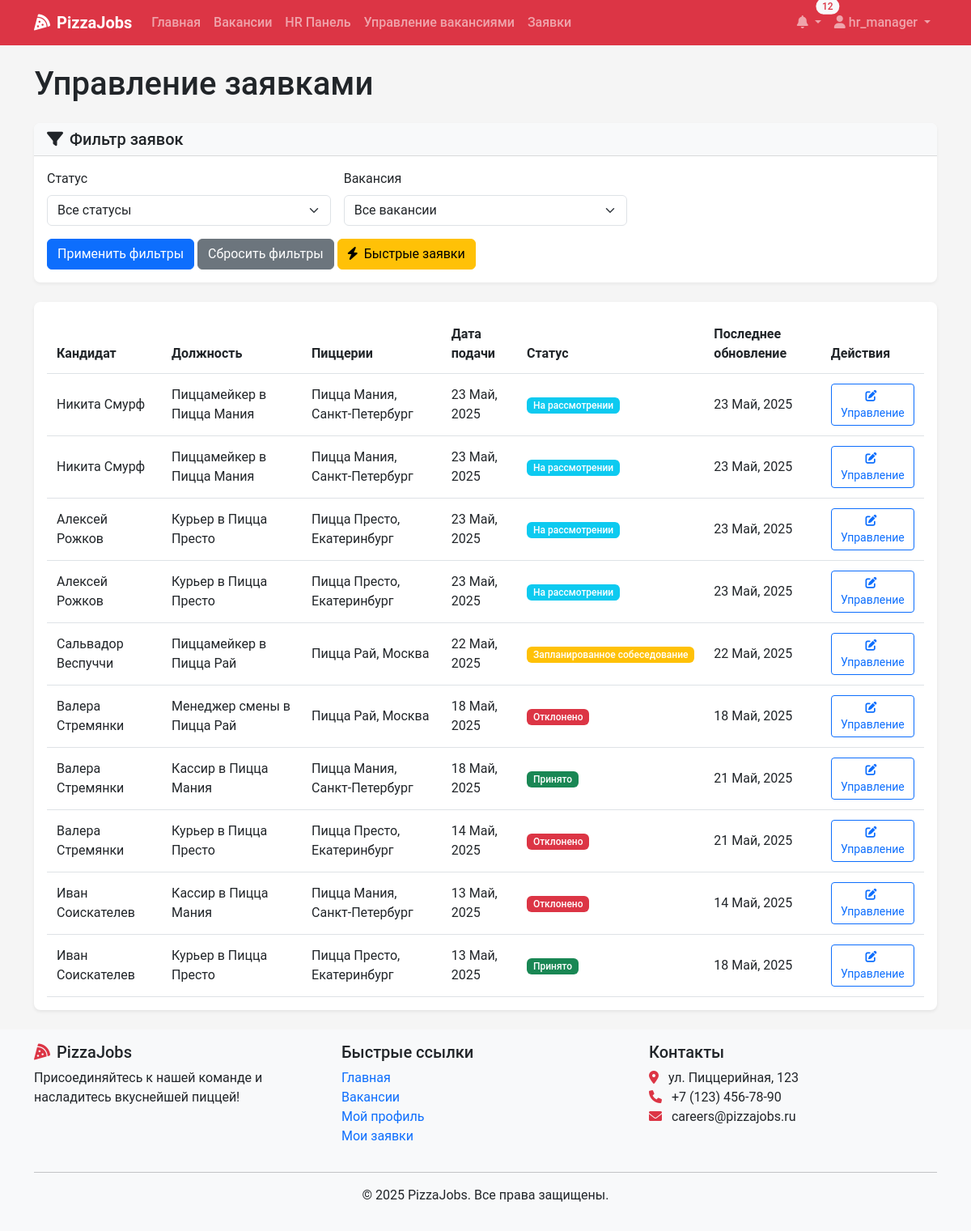
The app's page /applications/ (signed in), older data.
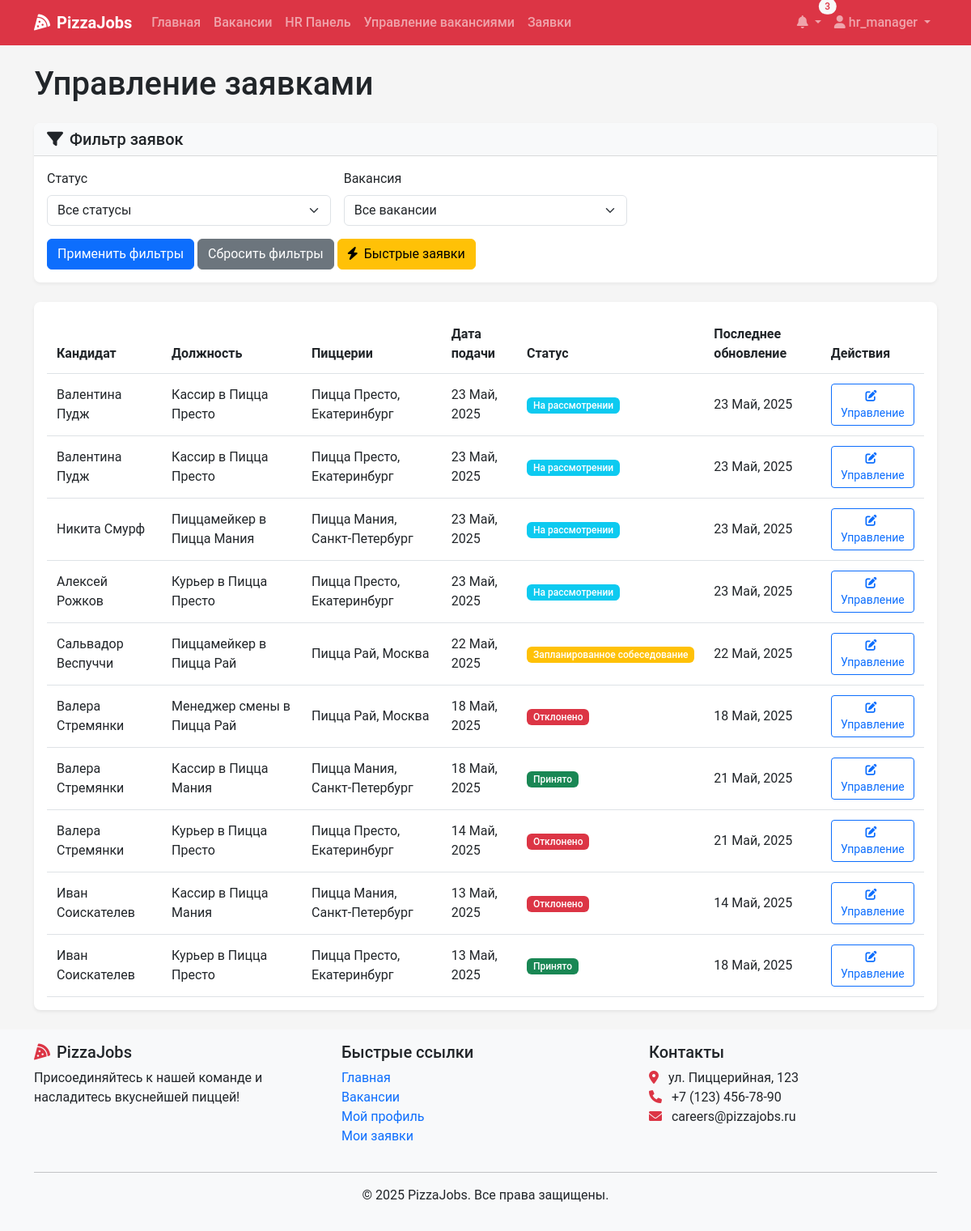
The same page, newer data.
### recruitment/models.py (models this page shows, shortened)
class Application(models.Model):
    vacancy = models.ForeignKey(Vacancy, on_delete=models.CASCADE, related_name='applications')
    user = models.ForeignKey(User, on_delete=models.CASCADE, related_name='applications')
    resume = models.ForeignKey(Resume, on_delete=models.SET_NULL, null=True, blank=True, related_name='applications')
    cover_letter = models.TextField(blank=True, null=True)
    status = models.CharField(max_length=20, choices=ApplicationStatus.choices, default=ApplicationStatus.NEW)
    applied_at = models.DateTimeField(auto_now_add=True)
    updated_at = models.DateTimeField(auto_now=True)

class Vacancy(models.Model):
    title = models.CharField(max_length=100)
    position_type = models.ForeignKey(PositionType, on_delete=models.CASCADE, related_name='vacancies')
    restaurants = models.ManyToManyField(Restaurant, related_name='vacancies')
    description = models.TextField()
    requirements = models.TextField()
    responsibilities = models.TextField()
    conditions = models.TextField()
    salary_min = models.DecimalField(max_digits=10, decimal_places=2, null=True, blank=True)
    salary_max = models.DecimalField(max_digits=10, decimal_places=2, null=True, blank=True)
    is_active = models.BooleanField(default=True)
    created_at = models.DateTimeField(auto_now_add=True)
    updated_at = models.DateTimeField(auto_now=True)
    created_by = models.ForeignKey(User, on_delete=models.SET_NULL, null=True, related_name='created_vacancies')
    class Meta:
        verbose_name_plural = "Vacancies"

class Restaurant(models.Model):
    name = models.CharField(max_length=100)
    address = models.CharField(max_length=255)
    city = models.CharField(max_length=100)
    manager = models.ForeignKey(User, on_delete=models.SET_NULL, null=True, blank=True, related_name='managed_restaurants')

### recruitment/views.py (the view, shortened to what this page needs)
# urls.py: path('applications/', views.application_list, name='application_list'),
@login_required
def application_list(request):
    user_profile = get_object_or_404(UserProfile, user=request.user)
    if user_profile.role == UserRole.CANDIDATE:
        applications = Application.objects.filter(user=request.user).order_by('-applied_at')
        quick_applications = []
        show_quick_applications = False
    elif user_profile.role == UserRole.HR_MANAGER:
        applications = Application.objects.all().order_by('-applied_at')
        quick_applications = QuickApplication.objects.all().order_by('-created_at')
        show_quick_applications = True
    else:
        applications = Application.objects.all().order_by('-applied_at')
        quick_applications = QuickApplication.objects.all().order_by('-created_at')
    status_filter = request.GET.get('status', '')
    if status_filter:
        applications = applications.filter(status=status_filter)
        if status_filter == 'NEW' and not applications.exists() and quick_applications.filter(status='NEW').exists():
            messages.info(request, 'Обычных новых заявок нет, но есть быстрые отклики')
            return redirect('quick_applications')
    vacancy_filter = request.GET.get('vacancy', '')
    if vacancy_filter:
        applications = applications.filter(vacancy__id=vacancy_filter)
    paginator = Paginator(applications, 20)
    page_number = request.GET.get('page')
    page_obj = paginator.get_page(page_number)
    if user_profile.role == UserRole.RESTAURANT_MANAGER:
        vacancies = Vacancy.objects.filter(restaurants__manager=request.user)
    else:
        vacancies = Vacancy.objects.all()
    has_new_quick_applications = QuickApplication.objects.filter(status=ApplicationStatus.NEW).exists()
    context = {
        'page_obj': page_obj,
        'statuses': ApplicationStatus.choices,
        'vacancies': vacancies,
        'selected_status': status_filter,
        'selected_vacancy': vacancy_filter,
        'has_new_quick_applications': has_new_quick_applications,
    }
    return render(request, 'applications/list.html', context)

### templates/applications/list.html (shortened to what this page needs)
{% extends 'base.html' %}
{% block content %}
<div class="container">
    <h1 class="mb-4">
        {% if user.profile.role == 'CANDIDATE' %}
            Мои заявки
        {% else %}
            Управление заявками
        {% endif %}
    </h1>
    <div class="card mb-4 shadow-sm">
        <div class="card-header bg-light">
            <h5 class="mb-0"><i class="fas fa-filter me-2"></i>Фильтр заявок</h5>
        </div>
        <div class="card-body">
            <form method="get" class="row g-3">
                <div class="col-md-4">
                    <label for="status" class="form-label">Статус</label>
                    <select class="form-select" id="status" name="status">
                        <option value="">Все статусы</option>
                    </select>
                </div>
                {% if user.profile.role != 'CANDIDATE' %}
                    <div class="col-md-4">
                        <label for="vacancy" class="form-label">Вакансия</label>
                        <select class="form-select" id="vacancy" name="vacancy">
                            <option value="">Все вакансии</option>
                        </select>
                    </div>
                {% endif %}
                <div class="col-12">
                    <button type="submit" class="btn btn-primary">Применить фильтры</button>
                    <a href="{% url 'application_list' %}" class="btn btn-secondary">Сбросить фильтры</a>
                    {% if user.profile.role == 'HR_MANAGER' or user.profile.role == 'RESTAURANT_MANAGER' %}
                    <a href="{% url 'quick_applications' %}" class="btn btn-warning">
                        <i class="fas fa-bolt me-2"></i>Быстрые заявки
                    </a>
                    {% endif %}
                </div>
            </form>
        </div>
    </div>
    <div class="card shadow">
        <div class="card-body">
            {% if page_obj %}
                <div class="table-responsive">
                    <table class="table table-hover align-middle">
                        <thead>
                            <tr>
                                {% if user.profile.role != 'CANDIDATE' %}
                                    <th>Кандидат</th>
                                {% endif %}
                                <th>Должность</th>
                                <th>Пиццерии</th>
                                <th>Дата подачи</th>
                                <th>Статус</th>
                                <th>Последнее обновление</th>
                                <th>Действия</th>
                            </tr>
                        </thead>
                        <tbody>
                            {% for application in page_obj %}
                                <tr>
                                    {% if user.profile.role != 'CANDIDATE' %}
                                        <td>
                                            {% if application.user %}
                                                {{ application.user.get_full_name }}
                                            {% else %}
                                                {{ application.full_name }}
                                                <span class="badge bg-info">Быстрый отклик</span>
                                            {% endif %}
                                        </td>
                                    {% endif %}
                                    <td>{{ application.vacancy.title }}</td>
                                    <td>
                                        {% if application.vacancy.restaurants.count == 1 %}
                                            {{ application.vacancy.restaurants.first.name }}, {{ application.vacancy.restaurants.first.city }}
                                        {% else %}
                                            Несколько ({{ application.vacancy.restaurants.count }})
                                        {% endif %}
                                    </td>
                                    <td>{{ application.applied_at|date:"d M, Y" }}</td>
                                    <td>
                                        <span class="badge {% if application.status == 'NEW' %}bg-primary{% elif application.status == 'REVIEWING' %}bg-info{% elif application.status == 'INTERVIEW_SCHEDULED' %}bg-warning{% elif application.status == 'ACCEPTED' %}bg-success{% elif application.status == 'REJECTED' %}bg-danger{% else %}bg-secondary{% endif %}">
                                            {{ application.get_status_display }}
                                        </span>
                                    </td>
                                    <td>{{ application.updated_at|date:"d M, Y" }}</td>
                                    <td>
                                        <a href="{% url 'application_detail' application.id %}" class="btn btn-sm btn-outline-primary">
                                            {% if user.profile.role == 'CANDIDATE' %}
                                                <i class="fas fa-eye me-1"></i>Просмотр
                                            {% else %}
                                                <i class="fas fa-edit me-1"></i>Управление
                                            {% endif %}
                                        </a>
                                    </td>
                                </tr>
                            {% endfor %}
                        </tbody>
                    </table>
                </div>
            {% endif %}
        </div>
    </div>
</div>
{% endblock %}

### templates/base.html (shortened to what this page needs)
<!DOCTYPE html>
<html lang="ru">
<head>
    <link href="https://cdn.jsdelivr.net/npm/bootstrap@5.3.0-alpha1/dist/css/bootstrap.min.css" rel="stylesheet">
    <link rel="stylesheet" href="https://cdnjs.cloudflare.com/ajax/libs/font-awesome/6.0.0/css/all.min.css">
    <link rel="stylesheet" href="/static/css/main.css">
</head>
<body>
    <nav class="navbar navbar-expand-lg navbar-dark bg-danger sticky-top">
        <div class="container">
            <a class="navbar-brand" href="{% url 'home' %}">
                <i class="fas fa-pizza-slice me-2"></i>PizzaJobs
            </a>
            <div class="collapse navbar-collapse" id="navbarNav">
                <ul class="navbar-nav me-auto">
                    <li class="nav-item">
                        <a class="nav-link" href="{% url 'home' %}">Главная</a>
                    </li>
                    <li class="nav-item">
                        <a class="nav-link" href="{% url 'vacancy_list' %}">Вакансии</a>
                    </li>
                    {% if user.is_authenticated %}
                        {% if user.profile.role == 'HR_MANAGER' %}
                            <li class="nav-item">
                                <a class="nav-link" href="{% url 'hr_dashboard' %}">HR Панель</a>
                            </li>
                            <li class="nav-item">
                                <a class="nav-link" href="{% url 'manage_vacancies' %}">Управление вакансиями</a>
                            </li>
                        {% elif user.profile.role == 'RESTAURANT_MANAGER' %}
                            <li class="nav-item">
                                <a class="nav-link" href="{% url 'manager_dashboard' %}">Панель менеджера</a>
                            </li>
                        {% endif %}
                        <li class="nav-item">
                            <a class="nav-link" href="{% url 'application_list' %}">Заявки</a>
                        </li>
                    {% endif %}
                </ul>
                <ul class="navbar-nav">
                    {% if user.is_authenticated %}
                        <li class="nav-item dropdown">
                            <a class="nav-link dropdown-toggle position-relative" href="#" id="notificationDropdown" role="button" data-bs-toggle="dropdown">
                                <i class="fas fa-bell"></i>
                                {% if unread_count %}
                                    <span class="badge rounded-pill bg-light text-danger position-absolute top-0 start-100 translate-middle">
                                        {{ unread_count }}
                                    </span>
                                {% endif %}
                            </a>
                        </li>
                        <li class="nav-item dropdown">
                            <a class="nav-link dropdown-toggle" href="#" id="userDropdown" role="button" data-bs-toggle="dropdown">
                                <i class="fas fa-user"></i> {{ user.username }}
                            </a>
                        </li>
                    {% endif %}
                </ul>
            </div>
        </div>
    </nav>
    <main class="py-4">
        {% block content %}{% endblock %}
    </main>
    <footer class="footer mt-auto py-3 bg-light">
        <div class="container">
            <div class="row">
                <div class="col-md-4">
                    <h5><i class="fas fa-pizza-slice text-danger me-2"></i>PizzaJobs</h5>
                    <p>Присоединяйтесь к нашей команде и насладитесь вкуснейшей пиццей!</p>
                </div>
                <div class="col-md-4">
                    <h5>Быстрые ссылки</h5>
                    <ul class="list-unstyled">
                        <li><a href="{% url 'home' %}" class="text-decoration-none">Главная</a></li>
                        <li><a href="{% url 'vacancy_list' %}" class="text-decoration-none">Вакансии</a></li>
                        {% if user.is_authenticated %}
                            <li><a href="{% url 'view_profile' %}" class="text-decoration-none">Мой профиль</a></li>
                            <li><a href="{% url 'application_list' %}" class="text-decoration-none">Мои заявки</a></li>
                        {% else %}
                            <li><a href="{% url 'login' %}" class="text-decoration-none">Войти</a></li>
                            <li><a href="{% url 'register' %}" class="text-decoration-none">Регистрация</a></li>
                        {% endif %}
                    </ul>
                </div>
                <div class="col-md-4">
                    <h5>Контакты</h5>
                    <address>
                        <i class="fas fa-map-marker-alt text-danger me-2"></i> ул. Пиццерийная, 123<br>
                        <i class="fas fa-phone text-danger me-2"></i> +7 (123) 456-78-90<br>
                        <i class="fas fa-envelope text-danger me-2"></i> careers@pizzajobs.ru
                    </address>
                </div>
            </div>
            <hr>
            <div class="text-center">
                <p>&copy; 2025 PizzaJobs. Все права защищены.</p>
            </div>
        </div>
    </footer>
</body>
</html>

Row changes from the older to the newer data that the page shows:
removed Application: user.get_full_name "Никита Смурф", vacancy "Пиццамейкер в Пицца Мания", vacancy.restaurants.first.name "Пицца Мания", vacancy.restaurants.first.city "Санкт-Петербург", applied_at "23 Май, 2025", status "На рассмотрении", updated_at "23 Май, 2025"
removed Application: user.get_full_name "Алексей Рожков", vacancy "Курьер в Пицца Престо", vacancy.restaurants.first.name "Пицца Престо", vacancy.restaurants.first.city "Екатеринбург", applied_at "23 Май, 2025", status "На рассмотрении", updated_at "23 Май, 2025"
added Application: user.get_full_name "Валентина Пудж", vacancy "Кассир в Пицца Престо", vacancy.restaurants.first.name "Пицца Престо", vacancy.restaurants.first.city "Екатеринбург", applied_at "23 Май, 2025", status "На рассмотрении", updated_at "23 Май, 2025"
added Application: user.get_full_name "Валентина Пудж", vacancy "Кассир в Пицца Престо", vacancy.restaurants.first.name "Пицца Престо", vacancy.restaurants.first.city "Екатеринбург", applied_at "23 Май, 2025", status "На рассмотрении", updated_at "23 Май, 2025"
Text that changed along with them:
{{ unread_count }}: "12" → "3"
